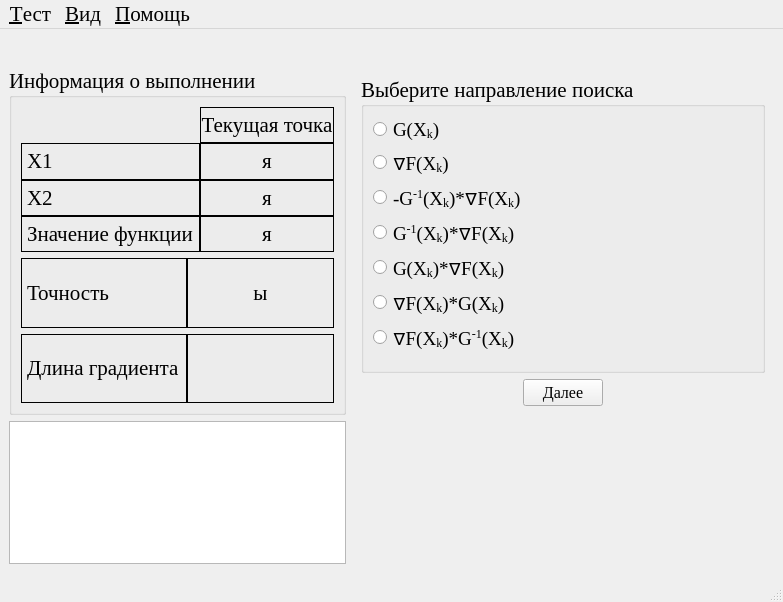
<?xml version="1.0" encoding="UTF-8"?>
<ui version="4.0">
 <class>NotWen</class>
 <widget class="QMainWindow" name="NotWen">
  <property name="windowModality">
   <enum>Qt::ApplicationModal</enum>
  </property>
  <property name="geometry">
   <rect>
    <x>0</x>
    <y>0</y>
    <width>783</width>
    <height>602</height>
   </rect>
  </property>
  <property name="font">
   <font>
    <family>Times New Roman</family>
    <pointsize>16</pointsize>
   </font>
  </property>
  <property name="windowTitle">
   <string>Метод Ньютона</string>
  </property>
  <property name="windowIcon">
   <iconset resource="data.qrc">
    <normaloff>:/icon/icon.bmp</normaloff>:/icon/icon.bmp</iconset>
  </property>
  <widget class="QWidget" name="centralwidget">
   <layout class="QGridLayout" name="gridLayout_17" columnstretch="1,2" rowminimumheight="0,0,1">
    <item row="0" column="0" colspan="2">
     <widget class="QLabel" name="func">
      <property name="alignment">
       <set>Qt::AlignCenter</set>
      </property>
     </widget>
    </item>
    <item row="1" column="0">
     <widget class="QGroupBox" name="groupBox_2">
      <property name="title">
       <string>Информация о выполнении</string>
      </property>
      <layout class="QGridLayout" name="gridLayout_6">
       <item row="0" column="0">
        <layout class="QGridLayout" name="gridLayout_3" columnstretch="1,1">
         <property name="spacing">
          <number>0</number>
         </property>
         <item row="0" column="1">
          <widget class="QLabel" name="label_11">
           <property name="frameShape">
            <enum>QFrame::Box</enum>
           </property>
           <property name="text">
            <string>Текущая точка</string>
           </property>
           <property name="alignment">
            <set>Qt::AlignCenter</set>
           </property>
           <property name="textInteractionFlags">
            <set>Qt::LinksAccessibleByMouse|Qt::TextSelectableByMouse</set>
           </property>
          </widget>
         </item>
         <item row="1" column="0">
          <widget class="QLabel" name="label_5">
           <property name="frameShape">
            <enum>QFrame::Box</enum>
           </property>
           <property name="text">
            <string>Х1</string>
           </property>
           <property name="textInteractionFlags">
            <set>Qt::LinksAccessibleByMouse|Qt::TextSelectableByMouse</set>
           </property>
          </widget>
         </item>
         <item row="1" column="1">
          <widget class="QLabel" name="x1_lb">
           <property name="frameShape">
            <enum>QFrame::Box</enum>
           </property>
           <property name="text">
            <string>я</string>
           </property>
           <property name="alignment">
            <set>Qt::AlignCenter</set>
           </property>
           <property name="textInteractionFlags">
            <set>Qt::LinksAccessibleByMouse|Qt::TextSelectableByMouse</set>
           </property>
          </widget>
         </item>
         <item row="2" column="0">
          <widget class="QLabel" name="label_6">
           <property name="frameShape">
            <enum>QFrame::Box</enum>
           </property>
           <property name="text">
            <string>Х2</string>
           </property>
           <property name="textInteractionFlags">
            <set>Qt::LinksAccessibleByMouse|Qt::TextSelectableByMouse</set>
           </property>
          </widget>
         </item>
         <item row="2" column="1">
          <widget class="QLabel" name="x2_lb">
           <property name="frameShape">
            <enum>QFrame::Box</enum>
           </property>
           <property name="text">
            <string>я</string>
           </property>
           <property name="alignment">
            <set>Qt::AlignCenter</set>
           </property>
           <property name="textInteractionFlags">
            <set>Qt::LinksAccessibleByMouse|Qt::TextSelectableByMouse</set>
           </property>
          </widget>
         </item>
         <item row="3" column="0">
          <widget class="QLabel" name="label_10">
           <property name="frameShape">
            <enum>QFrame::Box</enum>
           </property>
           <property name="text">
            <string>Значение функции</string>
           </property>
           <property name="textInteractionFlags">
            <set>Qt::LinksAccessibleByMouse|Qt::TextSelectableByMouse</set>
           </property>
          </widget>
         </item>
         <item row="3" column="1">
          <widget class="QLabel" name="fsign_lb">
           <property name="frameShape">
            <enum>QFrame::Box</enum>
           </property>
           <property name="text">
            <string>я</string>
           </property>
           <property name="alignment">
            <set>Qt::AlignCenter</set>
           </property>
           <property name="textInteractionFlags">
            <set>Qt::LinksAccessibleByMouse|Qt::TextSelectableByMouse</set>
           </property>
          </widget>
         </item>
        </layout>
       </item>
       <item row="1" column="0">
        <layout class="QGridLayout" name="gridLayout_2" columnstretch="1,1">
         <property name="horizontalSpacing">
          <number>0</number>
         </property>
         <item row="0" column="0">
          <widget class="QLabel" name="label">
           <property name="frameShape">
            <enum>QFrame::Box</enum>
           </property>
           <property name="text">
            <string>Точность</string>
           </property>
           <property name="textInteractionFlags">
            <set>Qt::LinksAccessibleByMouse|Qt::TextSelectableByMouse</set>
           </property>
          </widget>
         </item>
         <item row="0" column="1">
          <widget class="QLabel" name="precision_lb">
           <property name="frameShape">
            <enum>QFrame::Box</enum>
           </property>
           <property name="text">
            <string>ы</string>
           </property>
           <property name="alignment">
            <set>Qt::AlignCenter</set>
           </property>
           <property name="textInteractionFlags">
            <set>Qt::LinksAccessibleByMouse|Qt::TextSelectableByMouse</set>
           </property>
          </widget>
         </item>
         <item row="1" column="0">
          <widget class="QLabel" name="label_7">
           <property name="frameShape">
            <enum>QFrame::Box</enum>
           </property>
           <property name="text">
            <string>Длина градиента</string>
           </property>
           <property name="textInteractionFlags">
            <set>Qt::LinksAccessibleByMouse|Qt::TextSelectableByMouse</set>
           </property>
          </widget>
         </item>
         <item row="1" column="1">
          <widget class="QLabel" name="length_grad_lb">
           <property name="frameShape">
            <enum>QFrame::Box</enum>
           </property>
           <property name="alignment">
            <set>Qt::AlignCenter</set>
           </property>
           <property name="textInteractionFlags">
            <set>Qt::LinksAccessibleByMouse|Qt::TextSelectableByMouse</set>
           </property>
          </widget>
         </item>
        </layout>
       </item>
      </layout>
     </widget>
    </item>
    <item row="1" column="1">
     <widget class="QStackedWidget" name="stackedWidget">
      <property name="currentIndex">
       <number>0</number>
      </property>
      <widget class="QWidget" name="direction_search">
       <layout class="QGridLayout" name="gridLayout_4" rowstretch="1,0">
        <item row="0" column="0">
         <widget class="QGroupBox" name="groupBox">
          <property name="font">
           <font>
            <weight>50</weight>
            <bold>false</bold>
           </font>
          </property>
          <property name="title">
           <string>Выберите направление поиска</string>
          </property>
          <layout class="QGridLayout" name="gridLayout" columnstretch="0,1">
           <item row="0" column="0">
            <widget class="QRadioButton" name="gxk">
             <property name="font">
              <font>
               <pointsize>14</pointsize>
              </font>
             </property>
            </widget>
           </item>
           <item row="0" column="1">
            <widget class="QLabel" name="label_8">
             <property name="font">
              <font>
               <pointsize>14</pointsize>
              </font>
             </property>
             <property name="text">
              <string>&lt;!DOCTYPE HTML PUBLIC &quot;-//W3C//DTD HTML 4.0//EN&quot; &quot;http://www.w3.org/TR/REC-html40/strict.dtd&quot;&gt;
&lt;html&gt;&lt;head&gt;&lt;meta name=&quot;qrichtext&quot; content=&quot;1&quot; /&gt;&lt;style type=&quot;text/css&quot;&gt;
p, li { white-space: pre-wrap; }
&lt;/style&gt;&lt;/head&gt;&lt;body style=&quot; font-family:'Times New Roman'; font-size:14pt; font-weight:400; font-style:normal;&quot;&gt;
&lt;p style=&quot; margin-top:0px; margin-bottom:0px; margin-left:0px; margin-right:0px; -qt-block-indent:0; text-indent:0px;&quot;&gt;G(X&lt;span style=&quot; vertical-align:sub;&quot;&gt;k&lt;/span&gt;)&lt;/p&gt;&lt;/body&gt;&lt;/html&gt;</string>
             </property>
            </widget>
           </item>
           <item row="1" column="0">
            <widget class="QRadioButton" name="gradfxk">
             <property name="font">
              <font>
               <pointsize>14</pointsize>
              </font>
             </property>
            </widget>
           </item>
           <item row="1" column="1">
            <widget class="QLabel" name="label_9">
             <property name="font">
              <font>
               <pointsize>14</pointsize>
              </font>
             </property>
             <property name="text">
              <string>&lt;!DOCTYPE HTML PUBLIC &quot;-//W3C//DTD HTML 4.0//EN&quot; &quot;http://www.w3.org/TR/REC-html40/strict.dtd&quot;&gt;
&lt;html&gt;&lt;head&gt;&lt;meta name=&quot;qrichtext&quot; content=&quot;1&quot; /&gt;&lt;style type=&quot;text/css&quot;&gt;
p, li { white-space: pre-wrap; }
&lt;/style&gt;&lt;/head&gt;&lt;body style=&quot; font-family:'Times New Roman'; font-size:14pt; font-weight:400; font-style:normal;&quot;&gt;
&lt;p style=&quot; margin-top:0px; margin-bottom:0px; margin-left:0px; margin-right:0px; -qt-block-indent:0; text-indent:0px;&quot;&gt;∇F(X&lt;span style=&quot; vertical-align:sub;&quot;&gt;k&lt;/span&gt;)&lt;/p&gt;&lt;/body&gt;&lt;/html&gt;</string>
             </property>
            </widget>
           </item>
           <item row="2" column="0">
            <widget class="QRadioButton" name="_g_xkgradfxk">
             <property name="font">
              <font>
               <pointsize>14</pointsize>
              </font>
             </property>
            </widget>
           </item>
           <item row="2" column="1">
            <widget class="QLabel" name="label_12">
             <property name="font">
              <font>
               <pointsize>14</pointsize>
              </font>
             </property>
             <property name="text">
              <string>&lt;!DOCTYPE HTML PUBLIC &quot;-//W3C//DTD HTML 4.0//EN&quot; &quot;http://www.w3.org/TR/REC-html40/strict.dtd&quot;&gt;
&lt;html&gt;&lt;head&gt;&lt;meta name=&quot;qrichtext&quot; content=&quot;1&quot; /&gt;&lt;style type=&quot;text/css&quot;&gt;
p, li { white-space: pre-wrap; }
&lt;/style&gt;&lt;/head&gt;&lt;body style=&quot; font-family:'Sans Serif'; font-size:12pt; font-weight:400; font-style:normal;&quot;&gt;
&lt;p style=&quot; margin-top:0px; margin-bottom:0px; margin-left:0px; margin-right:0px; -qt-block-indent:0; text-indent:0px;&quot;&gt;&lt;span style=&quot; font-family:'Times New Roman'; font-size:14pt;&quot;&gt;-G&lt;/span&gt;&lt;span style=&quot; font-family:'Times New Roman'; font-size:14pt; vertical-align:super;&quot;&gt;-1&lt;/span&gt;&lt;span style=&quot; font-family:'Times New Roman'; font-size:14pt;&quot;&gt;(X&lt;/span&gt;&lt;span style=&quot; font-family:'Times New Roman'; font-size:14pt; vertical-align:sub;&quot;&gt;k&lt;/span&gt;&lt;span style=&quot; font-family:'Times New Roman'; font-size:14pt;&quot;&gt;)*∇F(X&lt;/span&gt;&lt;span style=&quot; font-family:'Times New Roman'; font-size:14pt; vertical-align:sub;&quot;&gt;k&lt;/span&gt;&lt;span style=&quot; font-family:'Times New Roman'; font-size:14pt;&quot;&gt;)&lt;/span&gt;&lt;/p&gt;&lt;/body&gt;&lt;/html&gt;</string>
             </property>
            </widget>
           </item>
           <item row="3" column="0">
            <widget class="QRadioButton" name="g_xkgradfxk">
             <property name="font">
              <font>
               <pointsize>14</pointsize>
              </font>
             </property>
            </widget>
           </item>
           <item row="3" column="1">
            <widget class="QLabel" name="label_13">
             <property name="font">
              <font>
               <pointsize>14</pointsize>
              </font>
             </property>
             <property name="text">
              <string>&lt;!DOCTYPE HTML PUBLIC &quot;-//W3C//DTD HTML 4.0//EN&quot; &quot;http://www.w3.org/TR/REC-html40/strict.dtd&quot;&gt;
&lt;html&gt;&lt;head&gt;&lt;meta name=&quot;qrichtext&quot; content=&quot;1&quot; /&gt;&lt;style type=&quot;text/css&quot;&gt;
p, li { white-space: pre-wrap; }
&lt;/style&gt;&lt;/head&gt;&lt;body style=&quot; font-family:'Sans Serif'; font-size:12pt; font-weight:400; font-style:normal;&quot;&gt;
&lt;p style=&quot; margin-top:0px; margin-bottom:0px; margin-left:0px; margin-right:0px; -qt-block-indent:0; text-indent:0px;&quot;&gt;&lt;span style=&quot; font-family:'Times New Roman'; font-size:14pt;&quot;&gt;G&lt;/span&gt;&lt;span style=&quot; font-family:'Times New Roman'; font-size:14pt; vertical-align:super;&quot;&gt;-1&lt;/span&gt;&lt;span style=&quot; font-family:'Times New Roman'; font-size:14pt;&quot;&gt;(X&lt;/span&gt;&lt;span style=&quot; font-family:'Times New Roman'; font-size:14pt; vertical-align:sub;&quot;&gt;k&lt;/span&gt;&lt;span style=&quot; font-family:'Times New Roman'; font-size:14pt;&quot;&gt;)*∇F(X&lt;/span&gt;&lt;span style=&quot; font-family:'Times New Roman'; font-size:14pt; vertical-align:sub;&quot;&gt;k&lt;/span&gt;&lt;span style=&quot; font-family:'Times New Roman'; font-size:14pt;&quot;&gt;)&lt;/span&gt;&lt;/p&gt;&lt;/body&gt;&lt;/html&gt;</string>
             </property>
            </widget>
           </item>
           <item row="4" column="0">
            <widget class="QRadioButton" name="gxkgradfxk">
             <property name="font">
              <font>
               <pointsize>14</pointsize>
              </font>
             </property>
            </widget>
           </item>
           <item row="4" column="1">
            <widget class="QLabel" name="label_14">
             <property name="font">
              <font>
               <pointsize>14</pointsize>
              </font>
             </property>
             <property name="text">
              <string>&lt;!DOCTYPE HTML PUBLIC &quot;-//W3C//DTD HTML 4.0//EN&quot; &quot;http://www.w3.org/TR/REC-html40/strict.dtd&quot;&gt;
&lt;html&gt;&lt;head&gt;&lt;meta name=&quot;qrichtext&quot; content=&quot;1&quot; /&gt;&lt;style type=&quot;text/css&quot;&gt;
p, li { white-space: pre-wrap; }
&lt;/style&gt;&lt;/head&gt;&lt;body style=&quot; font-family:'Sans Serif'; font-size:12pt; font-weight:400; font-style:normal;&quot;&gt;
&lt;p style=&quot; margin-top:0px; margin-bottom:0px; margin-left:0px; margin-right:0px; -qt-block-indent:0; text-indent:0px;&quot;&gt;&lt;span style=&quot; font-family:'Times New Roman'; font-size:14pt;&quot;&gt;G(X&lt;/span&gt;&lt;span style=&quot; font-family:'Times New Roman'; font-size:14pt; vertical-align:sub;&quot;&gt;k&lt;/span&gt;&lt;span style=&quot; font-family:'Times New Roman'; font-size:14pt;&quot;&gt;)*∇F(X&lt;/span&gt;&lt;span style=&quot; font-family:'Times New Roman'; font-size:14pt; vertical-align:sub;&quot;&gt;k&lt;/span&gt;&lt;span style=&quot; font-family:'Times New Roman'; font-size:14pt;&quot;&gt;)&lt;/span&gt;&lt;/p&gt;&lt;/body&gt;&lt;/html&gt;</string>
             </property>
            </widget>
           </item>
           <item row="5" column="0">
            <widget class="QRadioButton" name="gradfxkgxk">
             <property name="font">
              <font>
               <pointsize>14</pointsize>
              </font>
             </property>
            </widget>
           </item>
           <item row="5" column="1">
            <widget class="QLabel" name="label_15">
             <property name="font">
              <font>
               <pointsize>14</pointsize>
              </font>
             </property>
             <property name="text">
              <string>&lt;!DOCTYPE HTML PUBLIC &quot;-//W3C//DTD HTML 4.0//EN&quot; &quot;http://www.w3.org/TR/REC-html40/strict.dtd&quot;&gt;
&lt;html&gt;&lt;head&gt;&lt;meta name=&quot;qrichtext&quot; content=&quot;1&quot; /&gt;&lt;style type=&quot;text/css&quot;&gt;
p, li { white-space: pre-wrap; }
&lt;/style&gt;&lt;/head&gt;&lt;body style=&quot; font-family:'Sans Serif'; font-size:12pt; font-weight:400; font-style:normal;&quot;&gt;
&lt;p style=&quot; margin-top:0px; margin-bottom:0px; margin-left:0px; margin-right:0px; -qt-block-indent:0; text-indent:0px;&quot;&gt;&lt;span style=&quot; font-family:'Times New Roman'; font-size:14pt;&quot;&gt;∇F(X&lt;/span&gt;&lt;span style=&quot; font-family:'Times New Roman'; font-size:14pt; vertical-align:sub;&quot;&gt;k&lt;/span&gt;&lt;span style=&quot; font-family:'Times New Roman'; font-size:14pt;&quot;&gt;)*G(X&lt;/span&gt;&lt;span style=&quot; font-family:'Times New Roman'; font-size:14pt; vertical-align:sub;&quot;&gt;k&lt;/span&gt;&lt;span style=&quot; font-family:'Times New Roman'; font-size:14pt;&quot;&gt;)&lt;/span&gt;&lt;/p&gt;&lt;/body&gt;&lt;/html&gt;</string>
             </property>
            </widget>
           </item>
           <item row="6" column="0">
            <widget class="QRadioButton" name="gradfxkg_xk">
             <property name="font">
              <font>
               <pointsize>14</pointsize>
              </font>
             </property>
            </widget>
           </item>
           <item row="6" column="1">
            <widget class="QLabel" name="label_16">
             <property name="font">
              <font>
               <pointsize>14</pointsize>
              </font>
             </property>
             <property name="text">
              <string>&lt;!DOCTYPE HTML PUBLIC &quot;-//W3C//DTD HTML 4.0//EN&quot; &quot;http://www.w3.org/TR/REC-html40/strict.dtd&quot;&gt;
&lt;html&gt;&lt;head&gt;&lt;meta name=&quot;qrichtext&quot; content=&quot;1&quot; /&gt;&lt;style type=&quot;text/css&quot;&gt;
p, li { white-space: pre-wrap; }
&lt;/style&gt;&lt;/head&gt;&lt;body style=&quot; font-family:'Sans Serif'; font-size:12pt; font-weight:400; font-style:normal;&quot;&gt;
&lt;p style=&quot; margin-top:0px; margin-bottom:0px; margin-left:0px; margin-right:0px; -qt-block-indent:0; text-indent:0px;&quot;&gt;&lt;span style=&quot; font-family:'Times New Roman'; font-size:14pt;&quot;&gt;∇F(X&lt;/span&gt;&lt;span style=&quot; font-family:'Times New Roman'; font-size:14pt; vertical-align:sub;&quot;&gt;k&lt;/span&gt;&lt;span style=&quot; font-family:'Times New Roman'; font-size:14pt;&quot;&gt;)*G&lt;/span&gt;&lt;span style=&quot; font-family:'Times New Roman'; font-size:14pt; vertical-align:super;&quot;&gt;-1&lt;/span&gt;&lt;span style=&quot; font-family:'Times New Roman'; font-size:14pt;&quot;&gt;(X&lt;/span&gt;&lt;span style=&quot; font-family:'Times New Roman'; font-size:14pt; vertical-align:sub;&quot;&gt;k&lt;/span&gt;&lt;span style=&quot; font-family:'Times New Roman'; font-size:14pt;&quot;&gt;)&lt;/span&gt;&lt;/p&gt;&lt;/body&gt;&lt;/html&gt;</string>
             </property>
            </widget>
           </item>
          </layout>
         </widget>
        </item>
        <item row="1" column="0">
         <layout class="QHBoxLayout" name="horizontalLayout_2">
          <item>
           <spacer name="horizontalSpacer">
            <property name="orientation">
             <enum>Qt::Horizontal</enum>
            </property>
            <property name="sizeHint" stdset="0">
             <size>
              <width>40</width>
              <height>20</height>
             </size>
            </property>
           </spacer>
          </item>
          <item>
           <widget class="QPushButton" name="next1_bt">
            <property name="font">
             <font>
              <pointsize>12</pointsize>
             </font>
            </property>
            <property name="text">
             <string>Далее</string>
            </property>
           </widget>
          </item>
          <item>
           <spacer name="horizontalSpacer_2">
            <property name="orientation">
             <enum>Qt::Horizontal</enum>
            </property>
            <property name="sizeHint" stdset="0">
             <size>
              <width>40</width>
              <height>20</height>
             </size>
            </property>
           </spacer>
          </item>
         </layout>
        </item>
       </layout>
      </widget>
      <widget class="QWidget" name="definitions">
       <layout class="QGridLayout" name="gridLayout_10" rowstretch="1,0">
        <item row="0" column="0">
         <widget class="QGroupBox" name="groupBox_5">
          <property name="title">
           <string>Координаты вектора градиента - это...</string>
          </property>
          <layout class="QGridLayout" name="gridLayout_5">
           <item row="0" column="0">
            <widget class="QRadioButton" name="proizvod_first">
             <property name="font">
              <font>
               <pointsize>14</pointsize>
              </font>
             </property>
             <property name="text">
              <string>производные первого порядка</string>
             </property>
            </widget>
           </item>
           <item row="1" column="0">
            <widget class="QRadioButton" name="part_proizvod_first">
             <property name="font">
              <font>
               <pointsize>14</pointsize>
              </font>
             </property>
             <property name="text">
              <string>частные производные первого порядка</string>
             </property>
            </widget>
           </item>
           <item row="2" column="0">
            <widget class="QRadioButton" name="proizvod_second">
             <property name="font">
              <font>
               <pointsize>14</pointsize>
              </font>
             </property>
             <property name="text">
              <string>производные второго порядка</string>
             </property>
            </widget>
           </item>
           <item row="3" column="0">
            <widget class="QRadioButton" name="part_proizvod_second">
             <property name="font">
              <font>
               <pointsize>14</pointsize>
              </font>
             </property>
             <property name="text">
              <string>частные производные второго порядка</string>
             </property>
            </widget>
           </item>
          </layout>
         </widget>
        </item>
        <item row="1" column="0">
         <layout class="QHBoxLayout" name="horizontalLayout_6">
          <item>
           <spacer name="horizontalSpacer_5">
            <property name="orientation">
             <enum>Qt::Horizontal</enum>
            </property>
            <property name="sizeHint" stdset="0">
             <size>
              <width>40</width>
              <height>20</height>
             </size>
            </property>
           </spacer>
          </item>
          <item>
           <widget class="QPushButton" name="next2_bt">
            <property name="font">
             <font>
              <pointsize>12</pointsize>
             </font>
            </property>
            <property name="text">
             <string>Далее</string>
            </property>
           </widget>
          </item>
          <item>
           <spacer name="horizontalSpacer_6">
            <property name="orientation">
             <enum>Qt::Horizontal</enum>
            </property>
            <property name="sizeHint" stdset="0">
             <size>
              <width>40</width>
              <height>20</height>
             </size>
            </property>
           </spacer>
          </item>
         </layout>
        </item>
       </layout>
      </widget>
      <widget class="QWidget" name="in_grad">
       <layout class="QGridLayout" name="gridLayout_8" rowstretch="1,0">
        <item row="0" column="0">
         <widget class="QGroupBox" name="groupBox_4">
          <property name="title">
           <string>Введите градиент</string>
          </property>
          <layout class="QGridLayout" name="gridLayout_7">
           <item row="0" column="0">
            <layout class="QHBoxLayout" name="horizontalLayout_4" stretch="0,1">
             <item>
              <widget class="QLabel" name="label_2">
               <property name="font">
                <font>
                 <pointsize>14</pointsize>
                </font>
               </property>
               <property name="pixmap">
                <pixmap resource="data.qrc">:/icon/dfdx1.bmp</pixmap>
               </property>
              </widget>
             </item>
             <item>
              <widget class="QLineEdit" name="dfdx1">
               <property name="font">
                <font>
                 <pointsize>14</pointsize>
                </font>
               </property>
              </widget>
             </item>
            </layout>
           </item>
           <item row="1" column="0">
            <layout class="QHBoxLayout" name="horizontalLayout_5">
             <item>
              <widget class="QLabel" name="label_4">
               <property name="font">
                <font>
                 <pointsize>14</pointsize>
                </font>
               </property>
               <property name="pixmap">
                <pixmap resource="data.qrc">:/icon/dfdx2.bmp</pixmap>
               </property>
              </widget>
             </item>
             <item>
              <widget class="QLineEdit" name="dfdx2">
               <property name="font">
                <font>
                 <pointsize>14</pointsize>
                </font>
               </property>
              </widget>
             </item>
            </layout>
           </item>
          </layout>
         </widget>
        </item>
        <item row="1" column="0">
         <layout class="QHBoxLayout" name="horizontalLayout_3">
          <item>
           <spacer name="horizontalSpacer_3">
            <property name="orientation">
             <enum>Qt::Horizontal</enum>
            </property>
            <property name="sizeHint" stdset="0">
             <size>
              <width>40</width>
              <height>20</height>
             </size>
            </property>
           </spacer>
          </item>
          <item>
           <widget class="QPushButton" name="next3_bt">
            <property name="font">
             <font>
              <pointsize>12</pointsize>
             </font>
            </property>
            <property name="text">
             <string>Далее</string>
            </property>
           </widget>
          </item>
          <item>
           <spacer name="horizontalSpacer_4">
            <property name="orientation">
             <enum>Qt::Horizontal</enum>
            </property>
            <property name="sizeHint" stdset="0">
             <size>
              <width>40</width>
              <height>20</height>
             </size>
            </property>
           </spacer>
          </item>
         </layout>
        </item>
       </layout>
      </widget>
      <widget class="QWidget" name="criterion_stop">
       <layout class="QGridLayout" name="gridLayout_12" rowstretch="1,0">
        <item row="0" column="0">
         <widget class="QGroupBox" name="groupBox_6">
          <property name="title">
           <string>Выберите критерий остановки</string>
          </property>
          <layout class="QGridLayout" name="gridLayout_9" columnstretch="0,1">
           <item row="0" column="0">
            <widget class="QRadioButton" name="fxk1_fxk">
             <property name="font">
              <font>
               <pointsize>14</pointsize>
              </font>
             </property>
            </widget>
           </item>
           <item row="0" column="1">
            <widget class="QLabel" name="label_17">
             <property name="text">
              <string>&lt;!DOCTYPE HTML PUBLIC &quot;-//W3C//DTD HTML 4.0//EN&quot; &quot;http://www.w3.org/TR/REC-html40/strict.dtd&quot;&gt;
&lt;html&gt;&lt;head&gt;&lt;meta name=&quot;qrichtext&quot; content=&quot;1&quot; /&gt;&lt;style type=&quot;text/css&quot;&gt;
p, li { white-space: pre-wrap; }
&lt;/style&gt;&lt;/head&gt;&lt;body style=&quot; font-family:'Sans Serif'; font-size:12pt; font-weight:400; font-style:normal;&quot;&gt;
&lt;p style=&quot; margin-top:0px; margin-bottom:0px; margin-left:0px; margin-right:0px; -qt-block-indent:0; text-indent:0px;&quot;&gt;&lt;span style=&quot; font-size:14pt;&quot;&gt;|F(X&lt;/span&gt;&lt;span style=&quot; font-size:14pt; vertical-align:sub;&quot;&gt;k-1&lt;/span&gt;&lt;span style=&quot; font-size:14pt;&quot;&gt;) - F (X&lt;/span&gt;&lt;span style=&quot; font-size:14pt; vertical-align:sub;&quot;&gt;k&lt;/span&gt;&lt;span style=&quot; font-size:14pt;&quot;&gt;)| &amp;lt; ℰ&lt;/span&gt;&lt;/p&gt;&lt;/body&gt;&lt;/html&gt;</string>
             </property>
            </widget>
           </item>
           <item row="1" column="0">
            <widget class="QRadioButton" name="gradfxk_more">
             <property name="font">
              <font>
               <pointsize>14</pointsize>
              </font>
             </property>
            </widget>
           </item>
           <item row="1" column="1">
            <widget class="QLabel" name="label_18">
             <property name="text">
              <string>&lt;!DOCTYPE HTML PUBLIC &quot;-//W3C//DTD HTML 4.0//EN&quot; &quot;http://www.w3.org/TR/REC-html40/strict.dtd&quot;&gt;
&lt;html&gt;&lt;head&gt;&lt;meta name=&quot;qrichtext&quot; content=&quot;1&quot; /&gt;&lt;style type=&quot;text/css&quot;&gt;
p, li { white-space: pre-wrap; }
&lt;/style&gt;&lt;/head&gt;&lt;body style=&quot; font-family:'Sans Serif'; font-size:12pt; font-weight:400; font-style:normal;&quot;&gt;
&lt;p style=&quot; margin-top:0px; margin-bottom:0px; margin-left:0px; margin-right:0px; -qt-block-indent:0; text-indent:0px;&quot;&gt;&lt;span style=&quot; font-size:14pt;&quot;&gt;|∇F (X&lt;/span&gt;&lt;span style=&quot; font-size:14pt; vertical-align:sub;&quot;&gt;k&lt;/span&gt;&lt;span style=&quot; font-size:14pt;&quot;&gt;)| &amp;gt; ℰ&lt;/span&gt;&lt;/p&gt;&lt;/body&gt;&lt;/html&gt;</string>
             </property>
            </widget>
           </item>
           <item row="2" column="0">
            <widget class="QRadioButton" name="xk1_xk">
             <property name="font">
              <font>
               <pointsize>14</pointsize>
              </font>
             </property>
            </widget>
           </item>
           <item row="2" column="1">
            <widget class="QLabel" name="label_19">
             <property name="text">
              <string>&lt;!DOCTYPE HTML PUBLIC &quot;-//W3C//DTD HTML 4.0//EN&quot; &quot;http://www.w3.org/TR/REC-html40/strict.dtd&quot;&gt;
&lt;html&gt;&lt;head&gt;&lt;meta name=&quot;qrichtext&quot; content=&quot;1&quot; /&gt;&lt;style type=&quot;text/css&quot;&gt;
p, li { white-space: pre-wrap; }
&lt;/style&gt;&lt;/head&gt;&lt;body style=&quot; font-family:'Sans Serif'; font-size:12pt; font-weight:400; font-style:normal;&quot;&gt;
&lt;p style=&quot; margin-top:0px; margin-bottom:0px; margin-left:0px; margin-right:0px; -qt-block-indent:0; text-indent:0px;&quot;&gt;&lt;span style=&quot; font-size:14pt;&quot;&gt;|X&lt;/span&gt;&lt;span style=&quot; font-size:14pt; vertical-align:sub;&quot;&gt;k-1&lt;/span&gt;&lt;span style=&quot; font-size:14pt;&quot;&gt; - X&lt;/span&gt;&lt;span style=&quot; font-size:14pt; vertical-align:sub;&quot;&gt;k&lt;/span&gt;&lt;span style=&quot; font-size:14pt;&quot;&gt;| &amp;lt; ℰ&lt;/span&gt;&lt;/p&gt;&lt;/body&gt;&lt;/html&gt;</string>
             </property>
            </widget>
           </item>
           <item row="3" column="0">
            <widget class="QRadioButton" name="gradfxk_less">
             <property name="font">
              <font>
               <pointsize>14</pointsize>
              </font>
             </property>
            </widget>
           </item>
           <item row="3" column="1">
            <widget class="QLabel" name="label_20">
             <property name="text">
              <string>&lt;!DOCTYPE HTML PUBLIC &quot;-//W3C//DTD HTML 4.0//EN&quot; &quot;http://www.w3.org/TR/REC-html40/strict.dtd&quot;&gt;
&lt;html&gt;&lt;head&gt;&lt;meta name=&quot;qrichtext&quot; content=&quot;1&quot; /&gt;&lt;style type=&quot;text/css&quot;&gt;
p, li { white-space: pre-wrap; }
&lt;/style&gt;&lt;/head&gt;&lt;body style=&quot; font-family:'Sans Serif'; font-size:12pt; font-weight:400; font-style:normal;&quot;&gt;
&lt;p style=&quot; margin-top:0px; margin-bottom:0px; margin-left:0px; margin-right:0px; -qt-block-indent:0; text-indent:0px;&quot;&gt;&lt;span style=&quot; font-size:14pt;&quot;&gt;|∇F (X&lt;/span&gt;&lt;span style=&quot; font-size:14pt; vertical-align:sub;&quot;&gt;k&lt;/span&gt;&lt;span style=&quot; font-size:14pt;&quot;&gt;)| &amp;lt; ℰ&lt;/span&gt;&lt;/p&gt;&lt;/body&gt;&lt;/html&gt;</string>
             </property>
            </widget>
           </item>
           <item row="4" column="0">
            <widget class="QRadioButton" name="gxk_less"/>
           </item>
           <item row="4" column="1">
            <widget class="QLabel" name="label_21">
             <property name="text">
              <string>&lt;!DOCTYPE HTML PUBLIC &quot;-//W3C//DTD HTML 4.0//EN&quot; &quot;http://www.w3.org/TR/REC-html40/strict.dtd&quot;&gt;
&lt;html&gt;&lt;head&gt;&lt;meta name=&quot;qrichtext&quot; content=&quot;1&quot; /&gt;&lt;style type=&quot;text/css&quot;&gt;
p, li { white-space: pre-wrap; }
&lt;/style&gt;&lt;/head&gt;&lt;body style=&quot; font-family:'Sans Serif'; font-size:12pt; font-weight:400; font-style:normal;&quot;&gt;
&lt;p style=&quot; margin-top:0px; margin-bottom:0px; margin-left:0px; margin-right:0px; -qt-block-indent:0; text-indent:0px;&quot;&gt;&lt;span style=&quot; font-size:14pt;&quot;&gt;G(X&lt;/span&gt;&lt;span style=&quot; font-size:14pt; vertical-align:sub;&quot;&gt;k&lt;/span&gt;&lt;span style=&quot; font-size:14pt;&quot;&gt;) &amp;gt; 0&lt;/span&gt;&lt;/p&gt;&lt;/body&gt;&lt;/html&gt;</string>
             </property>
            </widget>
           </item>
          </layout>
         </widget>
        </item>
        <item row="1" column="0">
         <layout class="QHBoxLayout" name="horizontalLayout_7">
          <item>
           <spacer name="horizontalSpacer_7">
            <property name="orientation">
             <enum>Qt::Horizontal</enum>
            </property>
            <property name="sizeHint" stdset="0">
             <size>
              <width>40</width>
              <height>20</height>
             </size>
            </property>
           </spacer>
          </item>
          <item>
           <widget class="QPushButton" name="next4_bt">
            <property name="font">
             <font>
              <pointsize>12</pointsize>
             </font>
            </property>
            <property name="text">
             <string>Далее</string>
            </property>
           </widget>
          </item>
          <item>
           <spacer name="horizontalSpacer_8">
            <property name="orientation">
             <enum>Qt::Horizontal</enum>
            </property>
            <property name="sizeHint" stdset="0">
             <size>
              <width>40</width>
              <height>20</height>
             </size>
            </property>
           </spacer>
          </item>
         </layout>
        </item>
       </layout>
      </widget>
      <widget class="QWidget" name="change_action">
       <layout class="QGridLayout" name="gridLayout_13" rowstretch="1,0">
        <item row="0" column="0">
         <widget class="QGroupBox" name="groupBox_3">
          <property name="title">
           <string>Выберите действие</string>
          </property>
          <layout class="QGridLayout" name="gridLayout_11">
           <item row="0" column="0">
            <widget class="QRadioButton" name="stop">
             <property name="font">
              <font>
               <pointsize>14</pointsize>
              </font>
             </property>
             <property name="text">
              <string>Остановиться</string>
             </property>
            </widget>
           </item>
           <item row="1" column="0">
            <widget class="QRadioButton" name="to_continue">
             <property name="font">
              <font>
               <pointsize>14</pointsize>
              </font>
             </property>
             <property name="text">
              <string>Продолжить</string>
             </property>
            </widget>
           </item>
          </layout>
         </widget>
        </item>
        <item row="1" column="0">
         <layout class="QHBoxLayout" name="horizontalLayout_8">
          <item>
           <spacer name="horizontalSpacer_9">
            <property name="orientation">
             <enum>Qt::Horizontal</enum>
            </property>
            <property name="sizeHint" stdset="0">
             <size>
              <width>40</width>
              <height>20</height>
             </size>
            </property>
           </spacer>
          </item>
          <item>
           <widget class="QPushButton" name="next5_bt">
            <property name="font">
             <font>
              <pointsize>12</pointsize>
             </font>
            </property>
            <property name="text">
             <string>Далее</string>
            </property>
           </widget>
          </item>
          <item>
           <spacer name="horizontalSpacer_10">
            <property name="orientation">
             <enum>Qt::Horizontal</enum>
            </property>
            <property name="sizeHint" stdset="0">
             <size>
              <width>40</width>
              <height>20</height>
             </size>
            </property>
           </spacer>
          </item>
         </layout>
        </item>
       </layout>
      </widget>
      <widget class="QWidget" name="gessian">
       <layout class="QGridLayout" name="gridLayout_16">
        <item row="2" column="0">
         <widget class="QGroupBox" name="groupBox_7">
          <property name="title">
           <string>Введите гессиан</string>
          </property>
          <layout class="QGridLayout" name="gridLayout_15" columnstretch="0,0,0">
           <item row="1" column="0" rowspan="2">
            <widget class="QLabel" name="label_3">
             <property name="font">
              <font>
               <pointsize>14</pointsize>
              </font>
             </property>
             <property name="text">
              <string>&lt;!DOCTYPE HTML PUBLIC &quot;-//W3C//DTD HTML 4.0//EN&quot; &quot;http://www.w3.org/TR/REC-html40/strict.dtd&quot;&gt;
&lt;html&gt;&lt;head&gt;&lt;meta name=&quot;qrichtext&quot; content=&quot;1&quot; /&gt;&lt;style type=&quot;text/css&quot;&gt;
p, li { white-space: pre-wrap; }
&lt;/style&gt;&lt;/head&gt;&lt;body style=&quot; font-family:'Sans Serif'; font-size:12pt; font-weight:400; font-style:normal;&quot;&gt;
&lt;p style=&quot; margin-top:0px; margin-bottom:0px; margin-left:0px; margin-right:0px; -qt-block-indent:0; text-indent:0px;&quot;&gt;&lt;span style=&quot; font-size:14pt;&quot;&gt;G(X) = &lt;/span&gt;&lt;/p&gt;&lt;/body&gt;&lt;/html&gt;</string>
             </property>
            </widget>
           </item>
           <item row="1" column="1">
            <widget class="QLineEdit" name="dfdx1dx1">
             <property name="font">
              <font>
               <pointsize>14</pointsize>
              </font>
             </property>
            </widget>
           </item>
           <item row="1" column="2">
            <widget class="QLineEdit" name="dfdx1dx2">
             <property name="font">
              <font>
               <pointsize>14</pointsize>
              </font>
             </property>
            </widget>
           </item>
           <item row="2" column="1">
            <widget class="QLineEdit" name="dfdx2dx1">
             <property name="font">
              <font>
               <pointsize>14</pointsize>
              </font>
             </property>
            </widget>
           </item>
           <item row="2" column="2">
            <widget class="QLineEdit" name="dfdx2dx2">
             <property name="font">
              <font>
               <pointsize>14</pointsize>
              </font>
             </property>
            </widget>
           </item>
          </layout>
         </widget>
        </item>
        <item row="4" column="0">
         <widget class="QGroupBox" name="groupBox_8">
          <property name="title">
           <string>Введите обратный гессиан</string>
          </property>
          <layout class="QGridLayout" name="gridLayout_14" columnstretch="0,1,1">
           <item row="0" column="0" rowspan="2">
            <widget class="QLabel" name="label_22">
             <property name="font">
              <font>
               <pointsize>14</pointsize>
              </font>
             </property>
             <property name="text">
              <string>&lt;!DOCTYPE HTML PUBLIC &quot;-//W3C//DTD HTML 4.0//EN&quot; &quot;http://www.w3.org/TR/REC-html40/strict.dtd&quot;&gt;
&lt;html&gt;&lt;head&gt;&lt;meta name=&quot;qrichtext&quot; content=&quot;1&quot; /&gt;&lt;style type=&quot;text/css&quot;&gt;
p, li { white-space: pre-wrap; }
&lt;/style&gt;&lt;/head&gt;&lt;body style=&quot; font-family:'Sans Serif'; font-size:12pt; font-weight:400; font-style:normal;&quot;&gt;
&lt;p style=&quot; margin-top:0px; margin-bottom:0px; margin-left:0px; margin-right:0px; -qt-block-indent:0; text-indent:0px;&quot;&gt;&lt;span style=&quot; font-size:14pt;&quot;&gt;G(X)&lt;/span&gt;&lt;span style=&quot; font-size:14pt; vertical-align:super;&quot;&gt;-1&lt;/span&gt;&lt;span style=&quot; font-size:14pt;&quot;&gt; = &lt;/span&gt;&lt;/p&gt;&lt;/body&gt;&lt;/html&gt;</string>
             </property>
            </widget>
           </item>
           <item row="0" column="1">
            <widget class="QLineEdit" name="gess11">
             <property name="font">
              <font>
               <pointsize>14</pointsize>
              </font>
             </property>
            </widget>
           </item>
           <item row="0" column="2">
            <widget class="QLineEdit" name="gess12">
             <property name="font">
              <font>
               <pointsize>14</pointsize>
              </font>
             </property>
            </widget>
           </item>
           <item row="1" column="1">
            <widget class="QLineEdit" name="gess21">
             <property name="font">
              <font>
               <pointsize>14</pointsize>
              </font>
             </property>
            </widget>
           </item>
           <item row="1" column="2">
            <widget class="QLineEdit" name="gess22">
             <property name="font">
              <font>
               <pointsize>14</pointsize>
              </font>
             </property>
            </widget>
           </item>
          </layout>
         </widget>
        </item>
        <item row="5" column="0">
         <layout class="QHBoxLayout" name="horizontalLayout_9">
          <item>
           <spacer name="horizontalSpacer_11">
            <property name="orientation">
             <enum>Qt::Horizontal</enum>
            </property>
            <property name="sizeHint" stdset="0">
             <size>
              <width>40</width>
              <height>20</height>
             </size>
            </property>
           </spacer>
          </item>
          <item>
           <widget class="QPushButton" name="next6_bt">
            <property name="font">
             <font>
              <pointsize>12</pointsize>
             </font>
            </property>
            <property name="text">
             <string>Далее</string>
            </property>
           </widget>
          </item>
          <item>
           <spacer name="horizontalSpacer_12">
            <property name="orientation">
             <enum>Qt::Horizontal</enum>
            </property>
            <property name="sizeHint" stdset="0">
             <size>
              <width>40</width>
              <height>20</height>
             </size>
            </property>
           </spacer>
          </item>
         </layout>
        </item>
        <item row="0" column="0">
         <widget class="QLabel" name="label_23">
          <property name="font">
           <font>
            <pointsize>14</pointsize>
           </font>
          </property>
          <property name="text">
           <string/>
          </property>
          <property name="alignment">
           <set>Qt::AlignCenter</set>
          </property>
         </widget>
        </item>
        <item row="1" column="0">
         <widget class="QLabel" name="label_24">
          <property name="font">
           <font>
            <pointsize>14</pointsize>
           </font>
          </property>
          <property name="text">
           <string/>
          </property>
          <property name="alignment">
           <set>Qt::AlignCenter</set>
          </property>
         </widget>
        </item>
       </layout>
      </widget>
      <widget class="QWidget" name="blank"/>
     </widget>
    </item>
    <item row="2" column="0">
     <widget class="QTextBrowser" name="LogTxtBrsr">
      <property name="font">
       <font>
        <pointsize>14</pointsize>
       </font>
      </property>
     </widget>
    </item>
   </layout>
  </widget>
  <widget class="QMenuBar" name="menubar">
   <property name="geometry">
    <rect>
     <x>0</x>
     <y>0</y>
     <width>783</width>
     <height>23</height>
    </rect>
   </property>
   <widget class="QMenu" name="menu">
    <property name="title">
     <string>&amp;Тест</string>
    </property>
    <addaction name="recomenc_acn"/>
    <addaction name="action"/>
    <addaction name="separator"/>
    <addaction name="exit"/>
   </widget>
   <widget class="QMenu" name="menu_2">
    <property name="title">
     <string>&amp;Вид</string>
    </property>
    <addaction name="difiniFonto_act"/>
   </widget>
   <widget class="QMenu" name="menu_3">
    <property name="title">
     <string>&amp;Помощь</string>
    </property>
    <addaction name="helpo_action"/>
    <addaction name="separator"/>
    <addaction name="about_action"/>
   </widget>
   <addaction name="menu"/>
   <addaction name="menu_2"/>
   <addaction name="menu_3"/>
  </widget>
  <widget class="QStatusBar" name="statusbar"/>
  <action name="recomenc_acn">
   <property name="text">
    <string>Начать за&amp;ново</string>
   </property>
  </action>
  <action name="exit">
   <property name="text">
    <string>&amp;Выйти из программы</string>
   </property>
  </action>
  <action name="difiniFonto_act">
   <property name="text">
    <string>Настроть &amp;шрифт</string>
   </property>
  </action>
  <action name="helpo_action">
   <property name="text">
    <string>&amp;Справка</string>
   </property>
   <property name="shortcut">
    <string>F1</string>
   </property>
  </action>
  <action name="about_action">
   <property name="text">
    <string>О &amp;программе...</string>
   </property>
  </action>
  <action name="action">
   <property name="text">
    <string>Вернуться в &amp;главное окно</string>
   </property>
  </action>
 </widget>
 <resources>
  <include location="data.qrc"/>
 </resources>
 <connections>
  <connection>
   <sender>action</sender>
   <signal>activated()</signal>
   <receiver>NotWen</receiver>
   <slot>close()</slot>
   <hints>
    <hint type="sourcelabel">
     <x>-1</x>
     <y>-1</y>
    </hint>
    <hint type="destinationlabel">
     <x>414</x>
     <y>295</y>
    </hint>
   </hints>
  </connection>
 </connections>
</ui>
